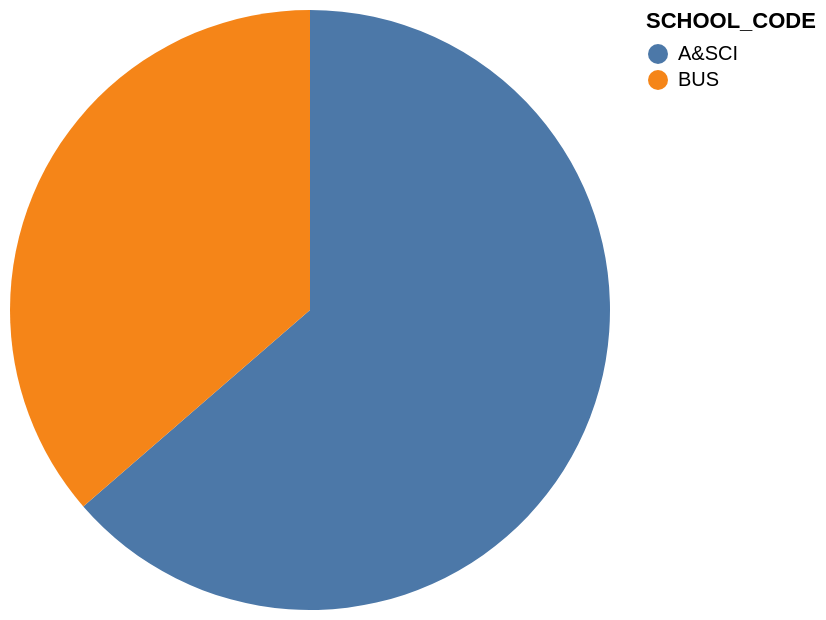

Source (Vega-Lite JSON):
### Vega-Lite specification from a JSON file in a GitHub repository (floating-point values rounded to 4 significant figures)
{"data": {"values": [{"x_data": "A&SCI", "y_data": 7}, {"x_data": "BUS", "y_data": 4}]}, "mark": "arc", "encoding": {"theta": {"field": "y_data", "type": "quantitative", "title": "count(DISTINCT dept_name)"}, "color": {"field": "x_data", "type": "nominal", "title": "SCHOOL_CODE"}}}
